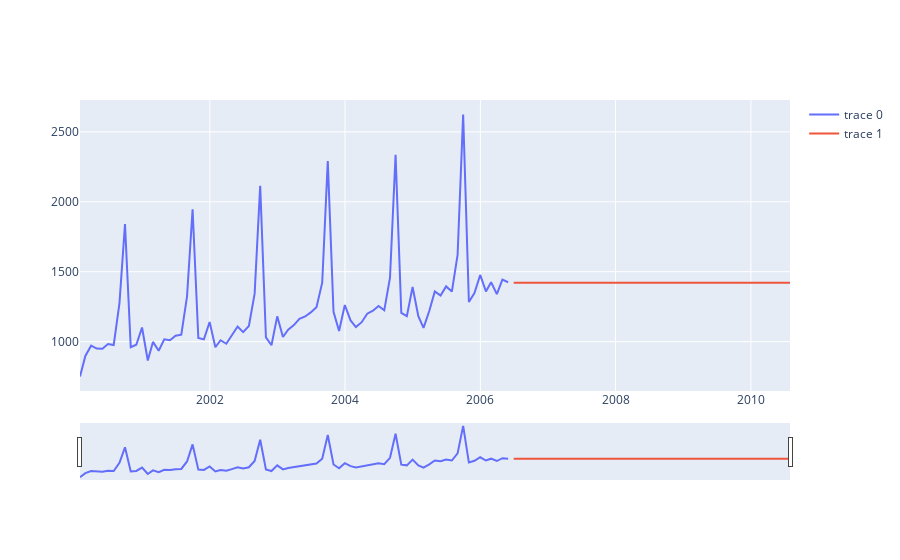

Notebook code cell kept with this figure:
### Markdown cell above
## Простое экспоненциальное сглаживание, ETS(A,N,N)

### Code cell
mod1 = exp = sm.tsa.statespace.ExponentialSmoothing(ts)
res = exp.fit()
print(res.summary())


forecs = res.get_forecast(50).summary_frame()

forplot()
